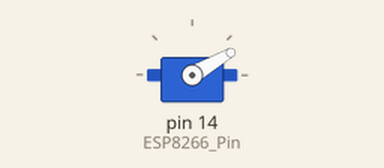
Bench run of a sketch on a simulated Arduino Uno, built with avr-gcc and run on an emulated ATmega328P. On the bench: servo.

Above: at 0.1 s.
At 3.1 s:
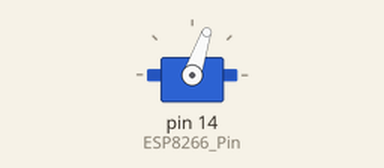
Timing chart, 0 to 4.6 s (numbered marks = the images above):
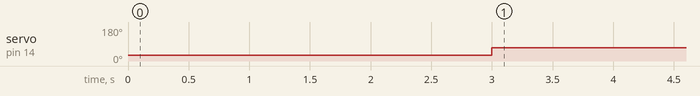

The sketch:

quadcopter_arduino.ino
```cpp
#include <Servo.h>
Servo esc_signal;

#define Arduino_Pin 12
#define ESP8266_Pin 14 // Pin D5

void setup()
{
  esc_signal.attach(ESP8266_Pin);  //Specify here the pin number on which the signal pin of ESC is connected.
  esc_signal.write(30);   //ESC arm command. ESCs won't start unless input speed is less during initialization.
  delay(3000);            //ESC initialization delay.
}

void loop()
{
esc_signal.write(71);    //Vary this between 40-130 to change the speed of motor. Higher value, higher speed.
delay(15);
}
```

Measured:
- by itself, servo on pin 14 (ESP8266_Pin): 30° → 71° at 3.0 s
